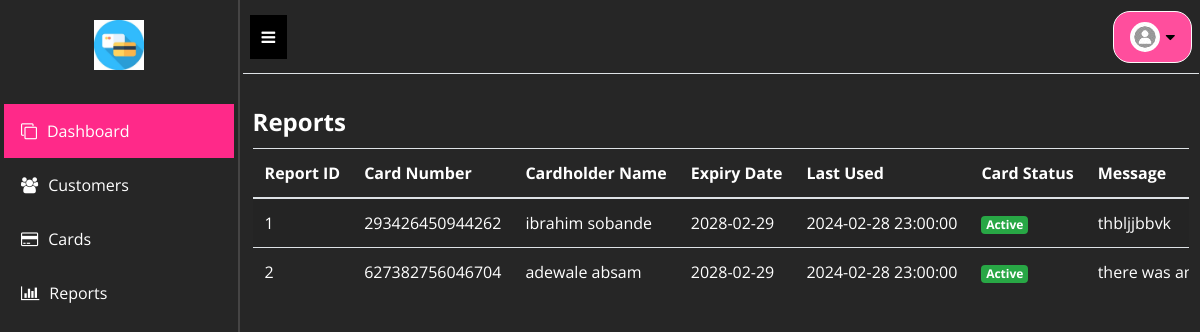
/reports (signed in), run on the app's committed database.
### tables this page shows
CREATE TABLE `reports` (
  `id` int(11) NOT NULL,
  `card_id` int(11) NOT NULL,
  `message` text NOT NULL,
  `created_at` timestamp NOT NULL DEFAULT current_timestamp()
);

CREATE TABLE `cards` (
  `id` int(11) NOT NULL,
  `CardNumber` varchar(20) NOT NULL,
  `CardName` varchar(255) NOT NULL,
  `ExpiryDate` date NOT NULL,
  `LastUsed` timestamp NOT NULL DEFAULT current_timestamp() ON UPDATE current_timestamp(),
  `Status` tinyint(1) NOT NULL,
  `DateIssued` timestamp NOT NULL DEFAULT current_timestamp(),
  `initial_deposit` decimal(10,2) DEFAULT 0.00,
  `customer_id` int(11) DEFAULT NULL
);

### src/Controllers/AdminController.php (called while the page is built, shortened)
<?php
class AdminController
{
    private $pdo;
    public function __construct()
    {
        $config = require BASE_PATH . '/config/config.php';
        $dbConfig = $config['database'];
        try {
            $this->pdo = new PDO(
                "mysql:host={$dbConfig['host']};dbname={$dbConfig['dbname']}",
                $dbConfig['username'],
                $dbConfig['password']
            );
            $this->pdo->setAttribute(PDO::ATTR_ERRMODE, PDO::ERRMODE_EXCEPTION);
        } catch (PDOException $e) {
            die("Database connection failed: " . $e->getMessage());
        }
    }
    public function reports()
    {
        try {
            $stmt = $this->pdo->prepare("
            SELECT
                r.id as report_id,
                r.card_id,
                r.message,
                r.created_at as report_created_at,
                c.id as card_id,
                c.CardNumber,
                c.CardName,
                c.ExpiryDate,
                c.LastUsed,
                c.Status as card_status,
                c.DateIssued,
                c.initial_deposit
            FROM
                reports r
            LEFT JOIN
                cards c ON r.card_id = c.id
        ");
            $stmt->execute();
            $reports = $stmt->fetchAll(PDO::FETCH_ASSOC);
        } catch (PDOException $e) {
            error_log("Error fetching reports: " . $e->getMessage());
            exit;
        }
        include BASE_PATH . '/views/admin/reports.php';
    }
}

### config/config.php (called while the page is built)
<?php
return [
    'app' => [
        'name' => ' card-fraud-detection',
        'url' => 'http://localhost/card-fraud-detection',
    ],
    'database' => [
        'host' => 'localhost',
        'username' => 'root',
        'password' => '',
        'dbname' => 'card-fraud-detection',
        'options' => [
            PDO::ATTR_ERRMODE => PDO::ERRMODE_EXCEPTION,
            PDO::ATTR_DEFAULT_FETCH_MODE => PDO::FETCH_ASSOC,
        ],
    ],
];

### views/admin/reports.php (the view, shortened to what this page needs)
<div class="dash-container">
    <div class="mb-2 d-flex justify-content-between align-items-center">
        <h4 class="font-weight-bold mt-4 mb-1 text-white">Reports</h4>
    </div>
    <div class="abs-table-wrapper">
        <?php if (empty($reports)) : ?>
            <p>No reports available.</p>
        <?php else : ?>
            <table class="table table-striped text-white">
                <thead>
                    <tr>
                        <th>Report ID</th>
                        <th>Card Number</th>
                        <th>Cardholder Name</th>
                        <th>Expiry Date</th>
                        <th>Last Used</th>
                        <th>Card Status</th>
                        <th>Message</th>
                    </tr>
                </thead>
                <tbody>
                    <?php foreach ($reports as $report) : ?>
                        <tr>
                            <td><?php echo $report['report_id']; ?></td>
                            <td><?php echo $report['CardNumber']; ?></td>
                            <td><?php echo $report['CardName']; ?></td>
                            <td><?php echo $report['ExpiryDate']; ?></td>
                            <td><?php echo $report['LastUsed']; ?></td>
                            <td>
                                <span class="badge badge-<?php echo ($report['card_status'] == 1) ? 'success' : 'danger'; ?>">
                                    <?php echo ($report['card_status'] == 1) ? 'Active' : 'Inactive'; ?>
                                </span>
                            </td>
                            <td><?php echo $report['message']; ?></td>
                        </tr>
                    <?php endforeach; ?>
                </tbody>
            </table>
        <?php endif; ?>
    </div>
</div>
<?php $content = ob_get_clean();
require_once BASE_PATH . '/views/layouts/admin.php';
?>

### assets/css/abs-design.css (style rules this page uses)
:root { --primary: #ff2989; }
body { color: #fff; box-sizing: border-box; padding: 0; margin: 0; background-color: #262626; font-family: 'Open Sans', sans-serif; }
h1,h2,h3,h4,h5,h6 { margin-bottom: 3px; margin-top: auto; line-height: 1.15em; }
.abs-table-wrapper { overflow: auto; white-space: nowrap; }

### assets/css/style.css (style rules this page uses)
:root { --primary: #ff2989; --primary-light: #ff4e9d; }

### views/layouts/admin.php (style rules this page uses)
.dash-container { padding: 10px; }

### data on the page
reports: id "1", card.CardNumber "293426450944262", card.CardName "ibrahim sobande", card.ExpiryDate "2028-02-29", card.LastUsed "2024-02-28 23:00:00", message "thbljjbbvk"
reports: id "2", card.CardNumber "627382756046704", card.CardName "adewale absam", card.ExpiryDate "2028-02-29", card.LastUsed "2024-02-28 23:00:00", message "there was…"
